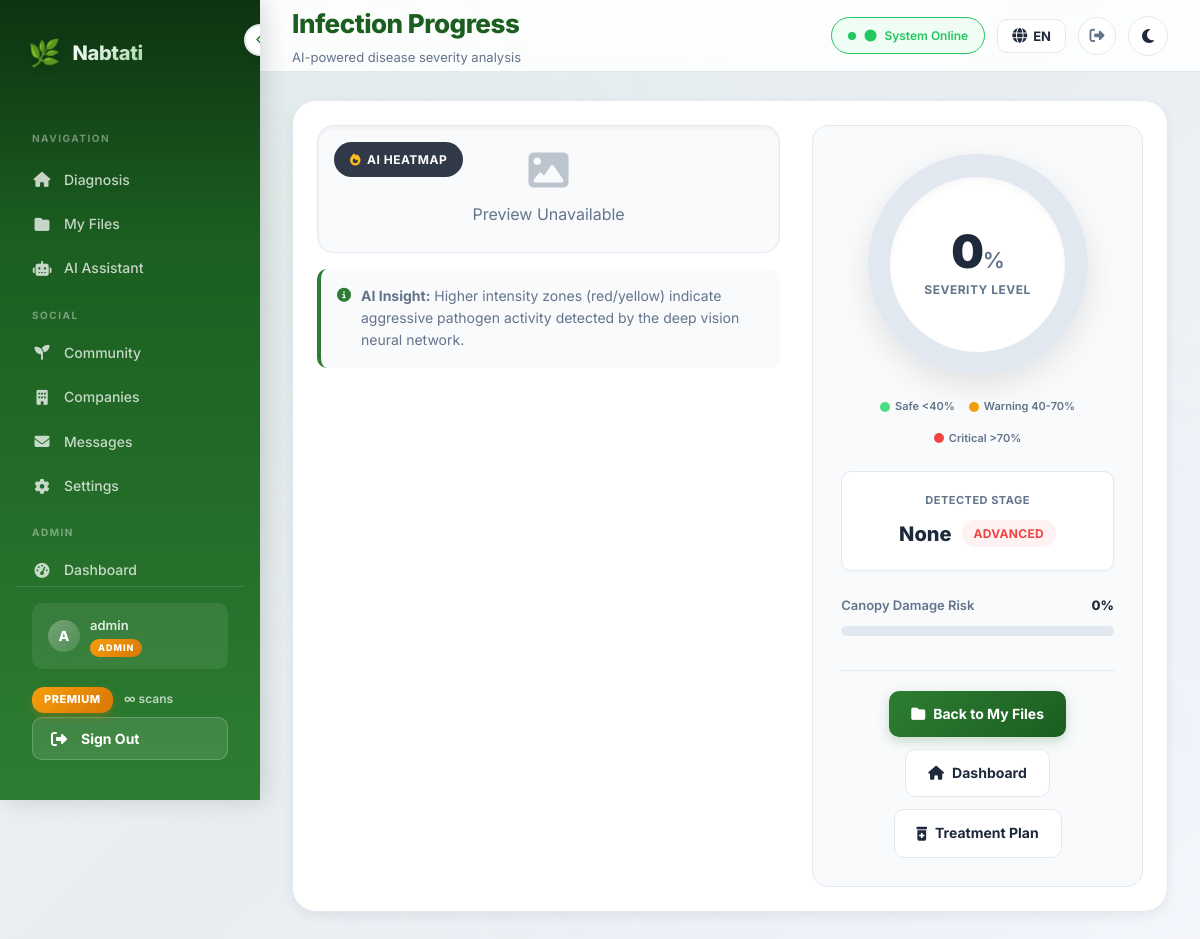
Page /progress/ (signed in) on the committed database.
### analysis/models.py (models this page shows, shortened)
class CustomUser(AbstractUser):
    email = models.EmailField(unique=True)
    email_verified = models.BooleanField(default=False)
    birth_date = models.DateField(null=True, blank=True)
    PURPOSE_CHOICES = [
        ("farmer", "Farmer"),
        ("company", "Company"),
        ("other", "Other"),
    ]
    purpose = models.CharField(
        max_length=20,
        choices=PURPOSE_CHOICES,
        default="other",
    )
    user_code = models.CharField(
        max_length=6,
        unique=True,
        default=generate_user_code,
    )
    avatar = models.ImageField(upload_to="avatars/", null=True, blank=True)
    bio = models.TextField(max_length=500, blank=True)
    location = models.CharField(max_length=100, blank=True)
    crops_of_interest = models.JSONField(default=list, blank=True)
    role = models.CharField(
        max_length=10,
        choices=ROLE_CHOICES,
        default="user",
    )
    plan_type = models.CharField(
        max_length=10,
        choices=PLAN_CHOICES,
        default="free",
    )
    subscription_start = models.DateTimeField(null=True, blank=True)
    subscription_end = models.DateTimeField(null=True, blank=True)
    daily_scan_count = models.PositiveIntegerField(default=0)
    last_scan_date = models.DateField(null=True, blank=True)
    total_scans_count = models.PositiveIntegerField(default=0)
    class Meta:
        verbose_name = "User"
        verbose_name_plural = "Users"
    def get_display_name(self):
        if self.role == "company":
            try:
                return self.company_profile.company_name
            except Exception:
                return self.get_full_name() or self.username
        return self.get_full_name() or self.username
    @property
    def is_expert(self):
        return self.role == "expert"
    @property
    def is_admin_role(self):
        return self.role == "admin" or self.is_staff
    @property
    def effective_plan_type(self):
        if self.is_staff:
            return "premium"
        return self.plan_type
    @property
    def plan_config(self):
        return PLAN_CONFIG.get(self.effective_plan_type, PLAN_CONFIG["free"])
    def get_daily_limit(self):
        return self.plan_config["daily_limit"]
    def remaining_scans_today(self):
        from django.utils import timezone as tz
        self._reset_daily_count_if_needed(tz.localdate())
        limit = self.get_daily_limit()
        if limit is None:
            return None
        return max(0, limit - self.daily_scan_count)
    def can_use_chat(self):
        if self.is_staff:
            return True
        return self.plan_type == "premium"
    def check_and_expire_subscription(self):
        if self.is_staff:
            return False  # Staff never expire
    def _reset_daily_count_if_needed(self, today):
        if self.last_scan_date != today:
            self.daily_scan_count = 0
            self.last_scan_date = today
            self.save(update_fields=["daily_scan_count", "last_scan_date"])

### analysis/views.py (the view)
# urls.py: path("progress/", views.progress_view, name="progress"),
def progress_view(request):
    context = {
        "gradcam_url": request.GET.get("img"),
        "ratio": request.GET.get("ratio"),
        "stage": request.GET.get("stage"),
    }
    return render(request, "analysis/progress.html", context)

### experts/services.py (called while the page is built)
def get_unread_count(user: CustomUser) -> int:
    from experts.models import Message, Conversation
    from django.db.models import Q
    conversations = Conversation.objects.filter(Q(user=user) | Q(expert=user))
    return Message.objects.filter(
        conversation__in=conversations,
        is_read=False,
    ).exclude(sender=user).count()

### analysis/templates/analysis/progress.html (shortened to what this page needs)
{% extends "analysis/base.html" %}
{% load static %}
{% block header_title %}Infection Progress{% endblock %}
{% block header_subtitle %}AI-powered disease severity analysis{% endblock %}
{% block content %}
    <div class="card" style="max-width: 1100px; margin: 0 auto;" data-animate>
        <div class="progress-grid">
            <div class="image-panel">
                <div class="image-box">
                    <div class="image-label">
                        <i class="fas fa-fire" style="color:#fbbf24;"></i> AI Heatmap
                    </div>
                    {% if gradcam_url %}
                        <img src="{{ gradcam_url }}"
                             alt="Grad-CAM visualization"
                             loading="lazy"
                             onerror="this.parentElement.innerHTML='<div class=\'image-placeholder\'><i class=\'fas fa-triangle-exclamation\' style=\'color:#f59e0b\'></i><div>Image unavailable</div></div>'">
                    {% else %}
                        <div class="image-placeholder">
                            <i class="fas fa-image"></i>
                            <div>Preview Unavailable</div>
                        </div>
                    {% endif %}
                </div>
                <div class="ai-insight" role="note">
                    <i class="fas fa-info-circle"></i>
                    <div>
                        <strong>AI Insight:</strong> Higher intensity zones (red/yellow) indicate aggressive pathogen activity detected by the deep vision neural network.
                    </div>
                </div>
            </div>
            <div class="analysis-panel">
                <div class="gauge-wrapper" id="gauge" role="img" aria-label="Disease severity gauge">
                    <div class="gauge-inner">
                        <div class="gauge-percent" id="percentText">0<span>%</span></div>
                        <div class="gauge-label">Severity Level</div>
                    </div>
                </div>
                <div class="gauge-legend">
                    <div class="legend-item"><span class="legend-dot safe"></span> Safe &lt;40%</div>
                    <div class="legend-item"><span class="legend-dot warning"></span> Warning 40-70%</div>
                    <div class="legend-item"><span class="legend-dot critical"></span> Critical &gt;70%</div>
                </div>
                <div class="stage-box">
                    <div class="stage-title">Detected Stage</div>
                    <div class="stage-value">
                        {{ stage }}
                        {% if ratio|default:0|floatformat:0 < 40 %}
                            <span class="badge badge-success">Early</span>
                        {% elif ratio|default:0|floatformat:0 < 70 %}
                            <span class="badge badge-warning">Moderate</span>
                        {% else %}
                            <span class="badge badge-danger">Advanced</span>
                        {% endif %}
                    </div>
                </div>
                <div class="risk-wrapper">
                    <div class="risk-header">
                        <span>Canopy Damage Risk</span>
                        <span id="riskText" style="font-weight: 800; color: var(--text-main);">0%</span>
                    </div>
                    <div class="risk-track">
                    </div>
                </div>
                <div class="action-footer">
                    <a href="{% url 'my_files' %}" class="btn btn-primary">
                        <i class="fas fa-folder"></i> Back to My Files
                    </a>
                    <a href="{% url 'home' %}" class="btn btn-secondary">
                        <i class="fas fa-home"></i> Dashboard
                    </a>
                    <a href="{% url 'treatment' %}?stage={{ stage }}&ratio={{ ratio }}&disease=" class="btn btn-secondary">
                        <i class="fas fa-prescription-bottle-medical"></i> Treatment Plan
                    </a>
                </div>
            </div>
        </div>
    </div>
{% endblock %}

### analysis/templates/analysis/base.html (shortened to what this page needs)
{% load static %}
{% load i18n %}
<!DOCTYPE html>
<html lang="{{ LANGUAGE_CODE }}" dir="{% if LANGUAGE_CODE == 'ar' %}rtl{% else %}ltr{% endif %}" data-theme="light">
<head>
    <link href="https://cdnjs.cloudflare.com/ajax/libs/font-awesome/6.4.0/css/all.min.css" rel="stylesheet">
    <link rel="stylesheet" href="{% static 'css/style.css' %}">
    <link rel="stylesheet" href="{% static 'css/mobile.css' %}">
</head>
<body>
    <aside class="sidebar" id="sidebar" role="navigation" aria-label="{% trans 'Main navigation' %}" style="display:flex;flex-direction:column;">
        <button class="toggle-btn" onclick="toggleSidebar()" aria-label="{% trans 'Toggle sidebar' %}" aria-expanded="true">
            <i class="fas fa-chevron-left"></i>
        </button>
        <div class="logo">
            <span class="logo-icon">🌿</span>
            <span class="logo-text">Nabtati</span>
        </div>
        <div class="nav-section-label">{% trans "Navigation" %}</div>
        <div style="flex:1;overflow-y:auto;">
        <nav>
            <a href="{% url 'home' %}" class="nav {% block nav_home %}{% endblock %}" {% block nav_home_aria %}{% endblock %}>
                <i class="fas fa-home"></i>
                <span class="nav-text">{% trans "Diagnosis" %}</span>
            </a>
            <a href="{% url 'my_files' %}" class="nav {% block nav_files %}{% endblock %}" {% block nav_files_aria %}{% endblock %}>
                <i class="fas fa-folder"></i>
                <span class="nav-text">{% trans "My Files" %}</span>
            </a>
            <a href="{% url 'assistant' %}" class="nav {% block nav_assistant %}{% endblock %}" {% block nav_assistant_aria %}{% endblock %}>
                <i class="fas fa-robot"></i>
                <span class="nav-text">{% trans "AI Assistant" %}</span>
            </a>
            <div class="nav-section-label">{% trans "Social" %}</div>
            <a href="{% url 'community:feed' %}" class="nav {% block nav_community %}{% endblock %}">
                <i class="fas fa-seedling"></i>
                <span class="nav-text">{% trans "Community" %}</span>
            </a>
            <a href="{% url 'companies:directory' %}" class="nav {% block nav_companies %}{% endblock %}">
                <i class="fas fa-building"></i>
                <span class="nav-text">{% trans "Companies" %}</span>
            </a>
            <a href="{% url 'companies:user_messages' %}" class="nav {% block nav_user_messages %}{% endblock %}">
                <i class="fas fa-envelope"></i>
                <span class="nav-text">{% trans "Messages" %}</span>
            </a>
            <a href="{% url 'settings' %}" class="nav {% block nav_settings %}{% endblock %}">
                <i class="fas fa-cog"></i>
                <span class="nav-text">{% trans "Settings" %}</span>
            </a>
        </nav>
        {% if user.is_staff %}
        <div class="nav-section-label">{% trans "Admin" %}</div>
        <nav>
            <a href="{% url 'manager:dashboard' %}" class="nav {% block nav_admin_dashboard %}{% endblock %}">
                <i class="fas fa-gauge-high"></i>
                <span class="nav-text">{% trans "Dashboard" %}</span>
            </a>
        </nav>
        {% endif %}
        </div>
        <div class="sidebar-footer">
            {% if user.is_authenticated %}
            <div class="user-info">
                <div class="user-avatar">{{ user.username|make_list|first|upper }}</div>
                <span class="nav-text user-name">
                    {{ user.get_display_name }}
                    {% if user.is_staff %}
                    <span class="admin-badge-sm">{% trans "ADMIN" %}</span>
                    {% endif %}
                </span>
            </div>
            <div class="nav-text plan-info-sidebar" style="padding: 10px 0 4px 0; font-size: 12px;">
                <span class="plan-badge plan-badge-{{ plan_type }}" style="
                    display: inline-block;
                    padding: 4px 12px;
                    border-radius: 12px;
                    font-size: 11px;
                    font-weight: 800;
                    letter-spacing: 0.5px;
                    text-transform: uppercase;
                    {% if plan_type == 'premium' %}
                        background: linear-gradient(135deg, #f59e0b, #d97706);
                        color: #fff;
                        box-shadow: 0 4px 10px rgba(217, 119, 6, 0.3);
                    {% elif plan_type == 'basic' %}
                        background: linear-gradient(135deg, #6366f1, #4f46e5);
                        color: #fff;
                        box-shadow: 0 4px 10px rgba(79, 70, 229, 0.3);
                    {% else %}
                        background: #fff;
                        color: var(--primary);
                        box-shadow: 0 4px 10px rgba(0,0,0,0.1);
                    {% endif %}
                ">{{ plan_label }}</span>
                {% if daily_limit is not None %}
                <span style="color: rgba(255,255,255,0.7); margin-left: 8px; font-weight: 600;">
                    {{ remaining_scans }}/{{ daily_limit }} {% trans "scans" %}
                </span>
                {% else %}
                <span style="color: rgba(255,255,255,0.7); margin-left: 8px; font-weight: 600;">
                    ∞ {% trans "scans" %}
                </span>
                {% endif %}
            </div>
            <button class="sidebar-logout-btn" onclick="confirmLogout()" data-logout-url="{% url 'logout' %}">
                <i class="fas fa-right-from-bracket"></i>
                <span class="nav-text">{% trans "Sign Out" %}</span>
            </button>
            {% else %}
            <a href="{% url 'login' %}" class="nav">
                <i class="fas fa-sign-in-alt"></i>
                <span class="nav-text">{% trans "Login" %}</span>
            </a>
            {% endif %}
        </div>
    </aside>
    <div class="main-wrapper">
        <header class="header desktop-header">
            <div>
                <h1 class="header-title">{% block header_title %}Nabtati{% endblock %}</h1>
                <p class="header-subtitle">{% block header_subtitle %}{% endblock %}</p>
            </div>
            <div class="header-actions">
                {% block header_actions %}
                <span class="status-badge" role="status" aria-live="polite">
                    <i class="fas fa-circle"></i> {% trans "System Online" %}
                </span>
                {% endblock %}
                <div class="lang-switcher" id="langSwitcher">
                    <button class="lang-btn" id="langToggle" type="button" aria-label="{% trans 'Change language' %}">
                        <i class="fas fa-globe"></i>
                        <span>{{ LANGUAGE_CODE|upper }}</span>
                    </button>
                </div>
                {% if user.is_authenticated %}
                <button class="header-logout-btn" onclick="confirmLogout()" data-logout-url="{% url 'logout' %}" title="{% trans 'Sign Out' %}">
                    <i class="fas fa-right-from-bracket"></i>
                </button>
                {% endif %}
                <button class="theme-toggle desktop-theme-toggle" onclick="toggleTheme()" aria-label="{% trans 'Toggle dark mode' %}">
                    <i class="fas fa-moon" id="theme-icon"></i>
                </button>
            </div>
        </header>
        <main class="content" id="main-content">
            {% block content %}{% endblock %}
        </main>
    </div>
</body>
</html>

### static/css/mobile.css (style rules this page uses)
.user-info { display: flex; align-items: center; gap: 10px; padding: 12px 16px; margin-bottom: 8px; border-radius: var(--radius-sm); background: rgba(255, 255, 255, 0.08); }
.user-avatar { width: 32px; height: 32px; border-radius: 50%; background: linear-gradient(135deg, rgba(255,255,255,0.3), rgba(255,255,255,0.1)); display: flex; align-items: center; justify-content: center; font-weight: 800; font-size: 14px; color: white; flex-shrink: 0; }
.user-name { font-size: 13px; font-weight: 600; color: rgba(255,255,255,0.85); }
@media (min-width: 320px) { .header-title { font-size: clamp(18px, 4vw, 26px); } }

### rows in the picture
CustomUser: username|make_list "A", get_display_name "admin", plan_type "PREMIUM"

### other values in the picture
{{ LANGUAGE_CODE|upper }} "EN"
{{ stage }} "None"
